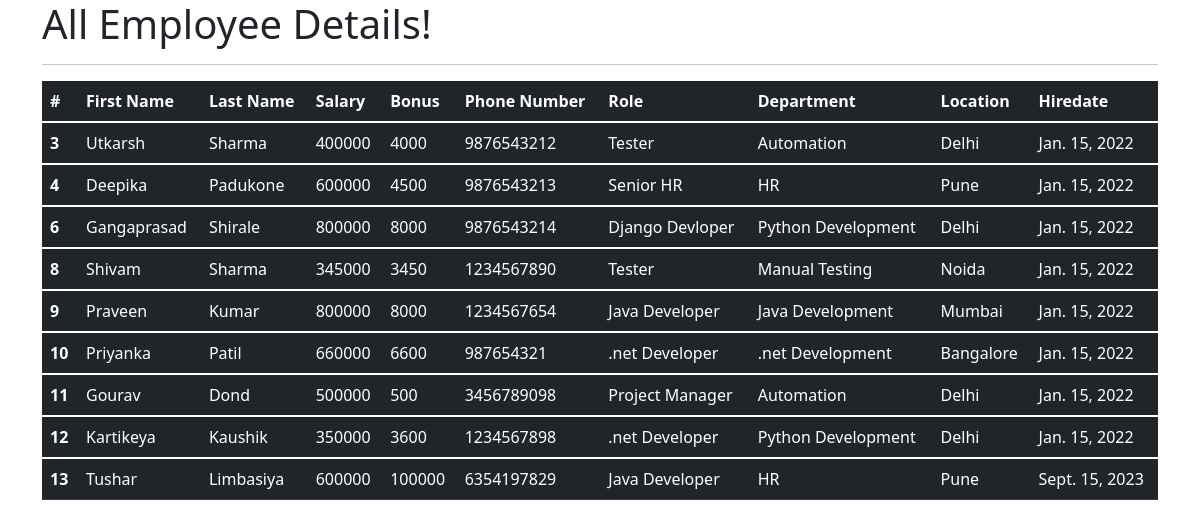
The app's page /all_emp with its own data.
### emp_app/models.py (models this page shows, shortened)
class Employee(models.Model):
    first_name = models.CharField(max_length=100, null=False)
    last_name = models.CharField(max_length=100)
    dept = models.ForeignKey(Department, on_delete=models.CASCADE)
    salary = models.IntegerField(default=0)
    bonus = models.IntegerField(default=0)
    role = models.ForeignKey(Role, on_delete=models.CASCADE)
    phone = models.IntegerField(default=0)
    hire_date = models.DateField()
    def __str__(self):
        return "%s %s %s" %(self.first_name, self.last_name, self.phone)

class Role(models.Model):
    name = models.CharField(max_length=100, null=False)

class Department(models.Model):
    name = models.CharField(max_length=100,null=False)
    location = models.CharField(max_length=100)

### emp_app/views.py (the view)
# urls.py: path('all_emp', views.all_emp, name='all_emp'),
def all_emp(request):
    emps = Employee.objects.all()
    context = {
        'emps': emps
    }
    print(context)
    return render(request, 'view_all_emp.html', context)

### emp_app/templates/view_all_emp.html (shortened to what this page needs)
<!DOCTYPE html>
<html lang="en">
<head>
  <link href="https://cdn.jsdelivr.net/npm/bootstrap@5.1.3/dist/css/bootstrap.min.css" rel="stylesheet">
</head>
  <body>
  <div class="container">
          <h1>All Employee Details!</h1>
      <hr>
     <table class="table table-dark">
  <thead>
    <tr>
      <th scope="col">#</th>
      <th scope="col">First Name</th>
      <th scope="col">Last Name</th>
      <th scope="col">Salary</th>
      <th scope="col">Bonus</th>
      <th scope="col">Phone Number</th>
      <th scope="col">Role</th>
      <th scope="col">Department</th>
      <th scope="col">Location</th>
      <th scope="col">Hiredate</th>
    </tr>
  </thead>
         {% for emp in emps %}
  <tbody>
    <tr>
      <th scope="row">{{emp.id}}</th>
      <td>{{emp.first_name}}</td>
      <td>{{emp.last_name}}</td>
      <td>{{emp.salary}}</td>
      <td>{{emp.bonus}}</td>
      <td>{{emp.phone}}</td>
      <td>{{emp.role.name}}</td>
      <td>{{emp.dept.name}}</td>
      <td>{{emp.dept.location}}</td>
      <td>{{emp.hire_date}}</td>
    </tr>
  </tbody>
         {% endfor %}
</table>
  </div>
  </body>
</html>

### records on screen
Employee: id "3", first_name "Utkarsh", last_name "Sharma", salary "400000", bonus "4000", phone "9876543212", role.name "Tester", dept.name "Automation", dept.location "Delhi", hire_date "Jan. 15, 2022"
Employee: id "4", first_name "Deepika", last_name "Padukone", salary "600000", bonus "4500", phone "9876543213", role.name "Senior HR", dept.name "HR", dept.location "Pune", hire_date "Jan. 15, 2022"
Employee: id "6", first_name "Gangaprasad", last_name "Shirale", salary "800000", bonus "8000", phone "9876543214", role.name "Django Devloper", dept.name "Python Development", dept.location "Delhi", hire_date "Jan. 15, 2022"
Employee: id "8", first_name "Shivam", last_name "Sharma", salary "345000", bonus "3450", phone "1234567890", role.name "Tester", dept.name "Manual Testing", dept.location "Noida", hire_date "Jan. 15, 2022"
Employee: id "9", first_name "Praveen", last_name "Kumar", salary "800000", bonus "8000", phone "1234567654", role.name "Java Developer", dept.name "Java Development", dept.location "Mumbai", hire_date "Jan. 15, 2022"
Employee: id "10", first_name "Priyanka", last_name "Patil", salary "660000", bonus "6600", phone "987654321", role.name ".net Developer", dept.name ".net Development", dept.location "Bangalore", hire_date "Jan. 15, 2022"
Employee: id "11", first_name "Gourav", last_name "Dond", salary "500000", bonus "500", phone "3456789098", role.name "Project Manager", dept.name "Automation", dept.location "Delhi", hire_date "Jan. 15, 2022"
Employee: id "12", first_name "Kartikeya", last_name "Kaushik", salary "350000", bonus "3600", phone "1234567898", role.name ".net Developer", dept.name "Python Development", dept.location "Delhi", hire_date "Jan. 15, 2022"
Employee: id "13", first_name "Tushar", last_name "Limbasiya", salary "600000", bonus "100000", phone "6354197829", role.name "Java Developer", dept.name "HR", dept.location "Pune", hire_date "Sept. 15, 2023"
